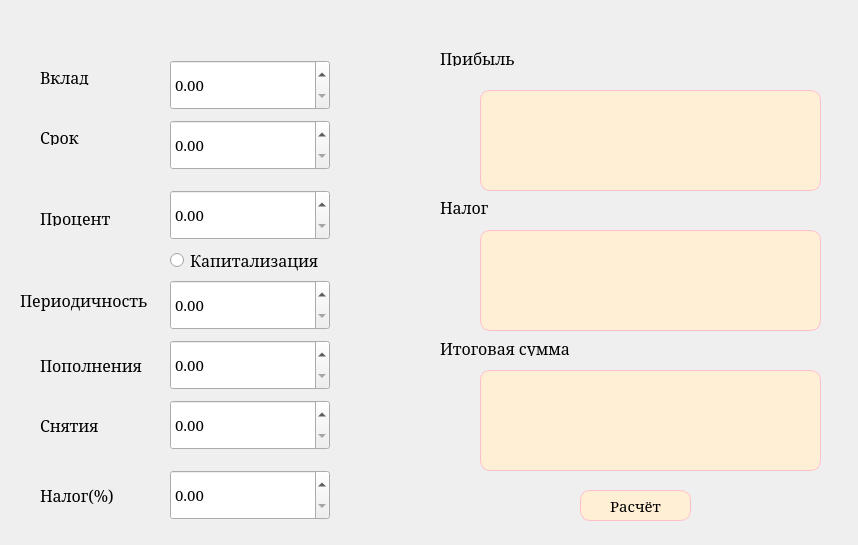
<?xml version="1.0" encoding="UTF-8"?>
<ui version="4.0">
 <class>depositCalc</class>
 <widget class="QDialog" name="depositCalc">
  <property name="geometry">
   <rect>
    <x>0</x>
    <y>0</y>
    <width>858</width>
    <height>545</height>
   </rect>
  </property>
  <property name="windowTitle">
   <string>Dialog</string>
  </property>
  <property name="styleSheet">
   <string notr="true">QDialog{
    background-color: qlineargradient(x1: 0, y1: 0, x2: 0, y2: 1,
                                      stop: 0 #E28DC2, stop: 1 #D9ABC7);
}</string>
  </property>
  <widget class="QRadioButton" name="is_capitalized">
   <property name="geometry">
    <rect>
     <x>170</x>
     <y>250</y>
     <width>151</width>
     <height>21</height>
    </rect>
   </property>
   <property name="font">
    <font>
     <family>Serif</family>
     <pointsize>12</pointsize>
    </font>
   </property>
   <property name="text">
    <string>Капитализация</string>
   </property>
  </widget>
  <widget class="QLineEdit" name="accured_interest">
   <property name="geometry">
    <rect>
     <x>480</x>
     <y>90</y>
     <width>341</width>
     <height>101</height>
    </rect>
   </property>
   <property name="font">
    <font>
     <family>Serif</family>
     <pointsize>26</pointsize>
    </font>
   </property>
   <property name="styleSheet">
    <string notr="true">QLineEdit{
   border: 1px solid pink;
   border-radius: 10px;
   background-color: rgb(255, 239, 213);
   qproperty-alignment: 'AlignVCenter | AlignRight';
}</string>
   </property>
   <property name="text">
    <string/>
   </property>
  </widget>
  <widget class="QLineEdit" name="tax_amount">
   <property name="geometry">
    <rect>
     <x>480</x>
     <y>230</y>
     <width>341</width>
     <height>101</height>
    </rect>
   </property>
   <property name="font">
    <font>
     <family>Serif</family>
     <pointsize>26</pointsize>
    </font>
   </property>
   <property name="styleSheet">
    <string notr="true">QLineEdit{
   border: 1px solid pink;
   border-radius: 10px;
   background-color: rgb(255, 239, 213);
   qproperty-alignment: 'AlignVCenter | AlignRight';
}</string>
   </property>
   <property name="text">
    <string/>
   </property>
  </widget>
  <widget class="QLineEdit" name="deposit_amount">
   <property name="geometry">
    <rect>
     <x>480</x>
     <y>370</y>
     <width>341</width>
     <height>101</height>
    </rect>
   </property>
   <property name="font">
    <font>
     <family>Serif</family>
     <pointsize>26</pointsize>
    </font>
   </property>
   <property name="styleSheet">
    <string notr="true">QLineEdit{
   border: 1px solid pink;
   border-radius: 10px;
   background-color: rgb(255, 239, 213);
   qproperty-alignment: 'AlignVCenter | AlignRight';
}</string>
   </property>
   <property name="text">
    <string/>
   </property>
  </widget>
  <widget class="QLabel" name="label">
   <property name="geometry">
    <rect>
     <x>40</x>
     <y>70</y>
     <width>57</width>
     <height>15</height>
    </rect>
   </property>
   <property name="font">
    <font>
     <family>Serif</family>
     <pointsize>12</pointsize>
    </font>
   </property>
   <property name="text">
    <string>Вклад</string>
   </property>
  </widget>
  <widget class="QLabel" name="label_3">
   <property name="geometry">
    <rect>
     <x>40</x>
     <y>210</y>
     <width>81</width>
     <height>16</height>
    </rect>
   </property>
   <property name="font">
    <font>
     <family>Serif</family>
     <pointsize>12</pointsize>
    </font>
   </property>
   <property name="text">
    <string>Процент</string>
   </property>
  </widget>
  <widget class="QLabel" name="label_4">
   <property name="geometry">
    <rect>
     <x>20</x>
     <y>280</y>
     <width>131</width>
     <height>41</height>
    </rect>
   </property>
   <property name="font">
    <font>
     <family>Serif</family>
     <pointsize>12</pointsize>
    </font>
   </property>
   <property name="text">
    <string>Периодичность</string>
   </property>
  </widget>
  <widget class="QLabel" name="label_5">
   <property name="geometry">
    <rect>
     <x>40</x>
     <y>350</y>
     <width>121</width>
     <height>31</height>
    </rect>
   </property>
   <property name="font">
    <font>
     <family>Serif</family>
     <pointsize>12</pointsize>
    </font>
   </property>
   <property name="text">
    <string>Пополнения</string>
   </property>
  </widget>
  <widget class="QLabel" name="label_6">
   <property name="geometry">
    <rect>
     <x>40</x>
     <y>410</y>
     <width>71</width>
     <height>31</height>
    </rect>
   </property>
   <property name="font">
    <font>
     <family>Serif</family>
     <pointsize>12</pointsize>
    </font>
   </property>
   <property name="text">
    <string>Снятия</string>
   </property>
  </widget>
  <widget class="QLabel" name="label_7">
   <property name="geometry">
    <rect>
     <x>40</x>
     <y>480</y>
     <width>111</width>
     <height>31</height>
    </rect>
   </property>
   <property name="font">
    <font>
     <family>Serif</family>
     <pointsize>12</pointsize>
    </font>
   </property>
   <property name="text">
    <string>Налог(%)</string>
   </property>
  </widget>
  <widget class="QLabel" name="label_8">
   <property name="geometry">
    <rect>
     <x>440</x>
     <y>50</y>
     <width>81</width>
     <height>16</height>
    </rect>
   </property>
   <property name="font">
    <font>
     <family>Serif</family>
     <pointsize>12</pointsize>
    </font>
   </property>
   <property name="text">
    <string>Прибыль</string>
   </property>
  </widget>
  <widget class="QLabel" name="label_9">
   <property name="geometry">
    <rect>
     <x>440</x>
     <y>200</y>
     <width>57</width>
     <height>15</height>
    </rect>
   </property>
   <property name="font">
    <font>
     <family>Serif</family>
     <pointsize>12</pointsize>
    </font>
   </property>
   <property name="text">
    <string>Налог</string>
   </property>
  </widget>
  <widget class="QLabel" name="label_10">
   <property name="geometry">
    <rect>
     <x>440</x>
     <y>340</y>
     <width>161</width>
     <height>16</height>
    </rect>
   </property>
   <property name="font">
    <font>
     <family>Serif</family>
     <pointsize>12</pointsize>
    </font>
   </property>
   <property name="text">
    <string>Итоговая сумма</string>
   </property>
  </widget>
  <widget class="QLabel" name="label_2">
   <property name="geometry">
    <rect>
     <x>40</x>
     <y>130</y>
     <width>57</width>
     <height>15</height>
    </rect>
   </property>
   <property name="font">
    <font>
     <family>Serif</family>
     <pointsize>12</pointsize>
    </font>
   </property>
   <property name="text">
    <string>Срок</string>
   </property>
  </widget>
  <widget class="QPushButton" name="pushButton">
   <property name="geometry">
    <rect>
     <x>580</x>
     <y>490</y>
     <width>111</width>
     <height>31</height>
    </rect>
   </property>
   <property name="font">
    <font>
     <family>Serif</family>
     <pointsize>11</pointsize>
    </font>
   </property>
   <property name="styleSheet">
    <string notr="true">QPushButton{
   border: 1px solid pink;
   border-radius: 10px;
   background-color: rgb(255, 239, 213);
}</string>
   </property>
   <property name="text">
    <string>Расчёт</string>
   </property>
  </widget>
  <widget class="QDoubleSpinBox" name="initial_deposit">
   <property name="geometry">
    <rect>
     <x>170</x>
     <y>60</y>
     <width>160</width>
     <height>50</height>
    </rect>
   </property>
   <property name="font">
    <font>
     <family>Serif</family>
     <pointsize>11</pointsize>
    </font>
   </property>
  </widget>
  <widget class="QDoubleSpinBox" name="period_in_months">
   <property name="geometry">
    <rect>
     <x>170</x>
     <y>120</y>
     <width>160</width>
     <height>50</height>
    </rect>
   </property>
   <property name="font">
    <font>
     <family>Serif</family>
     <pointsize>11</pointsize>
    </font>
   </property>
  </widget>
  <widget class="QDoubleSpinBox" name="initial_interest">
   <property name="geometry">
    <rect>
     <x>170</x>
     <y>190</y>
     <width>160</width>
     <height>50</height>
    </rect>
   </property>
   <property name="font">
    <font>
     <family>Serif</family>
     <pointsize>11</pointsize>
    </font>
   </property>
  </widget>
  <widget class="QDoubleSpinBox" name="payment_periodicity">
   <property name="geometry">
    <rect>
     <x>170</x>
     <y>280</y>
     <width>160</width>
     <height>50</height>
    </rect>
   </property>
   <property name="font">
    <font>
     <family>Serif</family>
     <pointsize>11</pointsize>
    </font>
   </property>
  </widget>
  <widget class="QDoubleSpinBox" name="replenishment_amount">
   <property name="geometry">
    <rect>
     <x>170</x>
     <y>340</y>
     <width>160</width>
     <height>50</height>
    </rect>
   </property>
   <property name="font">
    <font>
     <family>Serif</family>
     <pointsize>11</pointsize>
    </font>
   </property>
  </widget>
  <widget class="QDoubleSpinBox" name="withdraw_amount">
   <property name="geometry">
    <rect>
     <x>170</x>
     <y>400</y>
     <width>160</width>
     <height>50</height>
    </rect>
   </property>
   <property name="font">
    <font>
     <family>Serif</family>
     <pointsize>11</pointsize>
    </font>
   </property>
  </widget>
  <widget class="QDoubleSpinBox" name="tax_interest">
   <property name="geometry">
    <rect>
     <x>170</x>
     <y>470</y>
     <width>160</width>
     <height>50</height>
    </rect>
   </property>
   <property name="font">
    <font>
     <family>Serif</family>
     <pointsize>11</pointsize>
    </font>
   </property>
  </widget>
 </widget>
 <resources/>
 <connections/>
</ui>
